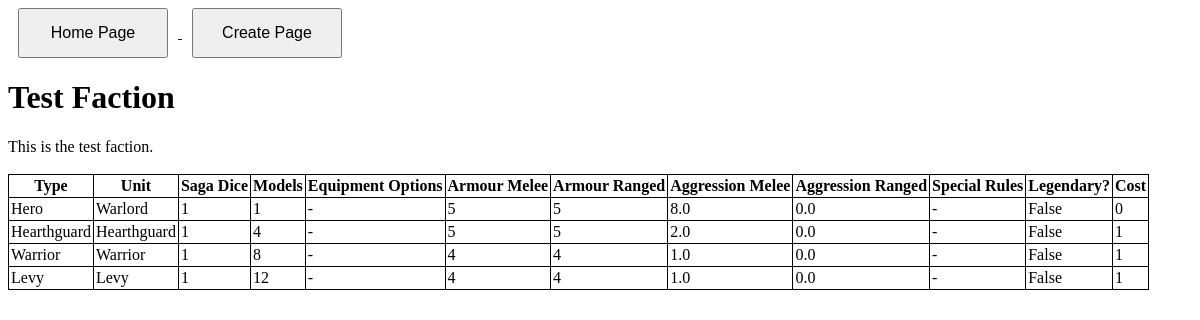
The app's page /saga/results/25 with its own data.
### saga/models.py (models this page shows, shortened)
class Faction(models.Model):
    id = models.AutoField(primary_key=True)
    name = models.CharField(max_length = 30)
    description = models.TextField(default = "")
    specialRules = models.TextField(default = "-")

class Unit(models.Model):
    id = models.AutoField(primary_key=True)
    sagaDice = models.PositiveIntegerField(default = 1)
    cost = models.PositiveIntegerField(default = 1)
    unitType = models.CharField(max_length = 20, default = "Hearthguard", choices=So.unitOptions)
    unitName = models.CharField(max_length = 50, default = "Hearthguard")
    numModels = models.PositiveIntegerField(default = 4)
    equipment = models.CharField(max_length = 50, default = "-", choices=So.equipmentOptions)
    armourMelee = models.PositiveIntegerField(default = 5)
    armourRanged = models.PositiveIntegerField(default = 5)
    aggMelee = models.FloatField(default = 2)
    aggRanged = models.FloatField(default = 0)
    specialRules = models.TextField(default = "-")
    isLegendary = models.BooleanField(default = False)
    factionId = models.ForeignKey(Faction, on_delete = models.CASCADE)

### saga/views.py (the view)
# urls.py: path("results/<int:factionId>",views.results, name = 'results'),
def results(request,factionId):
    try:
        faction = get_object_or_404(Faction, id = factionId)
    except:
        print(f"Faction with ID: {factionId} not found")
        return redirect(reverse('saga:index'))
    print("We're digging for units")
    unitList = Unit.objects.filter(factionId__id = factionId)
    if unitList.count() > 0:
        print("We found units")
        heroList = Unit.objects.filter(factionId__id = factionId, unitType = "Hero").order_by("unitName")
        hearthguardList = Unit.objects.filter(factionId__id = factionId, unitType = "Hearthguard").order_by("unitName")
        warriorList = Unit.objects.filter(factionId__id = factionId, unitType = "Warrior").order_by("unitName")
        levyList = Unit.objects.filter(factionId__id = factionId, unitType = "Levy").order_by("unitName")
        unitSet = [heroList,hearthguardList,warriorList,levyList]
        context = {
            "unitSet" : unitSet,
            "faction" : faction
            }
        return render(request, "saga/results.html", context)
    else:
        print("No units in faction")
        context = {
            "faction" : faction
        }
        return render(request, "saga/results.html", context)

### saga/templates/saga/results.html (shortened to what this page needs)
<!DOCTYPE html>
<html lang="en">
{% load static %}
<link rel="stylesheet" href = "{%static 'saga/style.css'%}">
<head>
</head>
<body>
    <nav>
      <div class = "navBox">
          <a href = "{% url 'saga:index' %}" >
              <button> Home Page </button>
          </a>
          <a href = "{% url 'saga:create' %}" >
              <button> Create Page </button>
          </a>
      </div>
    </nav>
    {% if faction %}
        <header>
            <h1>{{faction.name}}</h1>
        </header>
        <p1>
            {{faction.description}}
        </p1>
        <br><br>
        <main>
            <table>
                <tr>
                  <th>Type</th>
                  <th>Unit</th>
                  <th>Saga Dice</th>
                  <th>Models</th>
                  <th>Equipment Options</th>
                  <th>Armour Melee</th>
                  <th>Armour Ranged</th>
                  <th>Aggression Melee</th>
                  <th>Aggression Ranged</th>
                  <th>Special Rules</th>
                  <th>Legendary?</th>
                  <th>Cost</th>
                </tr>
                {% for collection in unitSet %}
                  {% for unit in collection %}
                    <tr>
                      <td>{{unit.unitType}}</td>
                      <td>{{unit.unitName}}</td>
                      <td>{{unit.sagaDice}}</td>
                      <td>{{unit.numModels}}</td>
                      <td>{{unit.equipment}}</td>
                      <td>{{unit.armourMelee}}</td>
                      <td>{{unit.armourRanged}}</td>
                      <td>{{unit.aggMelee}}</td>
                      <td>{{unit.aggRanged}}</td>
                      <td>{{unit.specialRules}}</td>
                      <td>{{unit.isLegendary}}</td>
                      <td>{{unit.cost}}</td>
                    </tr>
                  {% endfor %}
                {% endfor %}
              </table>
        </main>
    {% else %}
        Faction not found, change this to redirect
    {% endif %}
</body>
</html>

### saga/static/saga/style.css (style rules this page uses)
table { border-collapse: collapse; border: 1px solid black; table-layout: fixed; }
th,td { border: 1px solid black; padding: 2px; }
.navBox { justify-content: center; align-items: left; gap:10px; }
.navBox button { width: 150px; height: 50px; font-size: 16px; margin: 0 10px; }

### records on screen
Faction: name "Test Faction", description "This is the test faction."
Unit: unitType "Hero", unitName "Warlord", sagaDice "1", numModels "1", equipment "-", armourMelee "5", armourRanged "5", aggMelee "8.0", aggRanged "0.0", specialRules "-", isLegendary "False", cost "0"
Unit: unitType "Hearthguard", unitName "Hearthguard", sagaDice "1", numModels "4", equipment "-", armourMelee "5", armourRanged "5", aggMelee "2.0", aggRanged "0.0", specialRules "-", isLegendary "False", cost "1"
Unit: unitType "Warrior", unitName "Warrior", sagaDice "1", numModels "8", equipment "-", armourMelee "4", armourRanged "4", aggMelee "1.0", aggRanged "0.0", specialRules "-", isLegendary "False", cost "1"
Unit: unitType "Levy", unitName "Levy", sagaDice "1", numModels "12", equipment "-", armourMelee "4", armourRanged "4", aggMelee "1.0", aggRanged "0.0", specialRules "-", isLegendary "False", cost "1"
